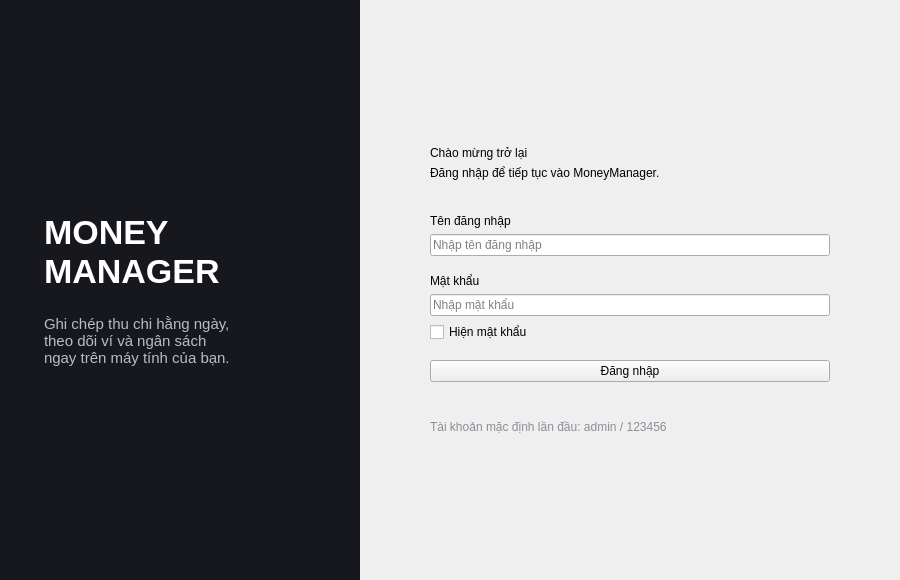
<?xml version="1.0" encoding="utf-8"?>
<ui version="4.0">
 <class>LoginWindow</class>
 <widget class="QWidget" name="LoginWindow">
  <property name="geometry">
   <rect>
    <x>0</x>
    <y>0</y>
    <width>900</width>
    <height>580</height>
   </rect>
  </property>
  <property name="minimumSize">
   <size>
    <width>760</width>
    <height>520</height>
   </size>
  </property>
  <property name="windowTitle">
   <string>MoneyManager - Đăng nhập</string>
  </property>
  <layout class="QHBoxLayout" name="rootLayout" stretch="4,6">
   <property name="spacing">
    <number>0</number>
   </property>
   <property name="leftMargin">
    <number>0</number>
   </property>
   <property name="topMargin">
    <number>0</number>
   </property>
   <property name="rightMargin">
    <number>0</number>
   </property>
   <property name="bottomMargin">
    <number>0</number>
   </property>
   <item>
    <widget class="QFrame" name="brandPanel">
     <property name="minimumSize">
      <size>
       <width>330</width>
       <height>0</height>
      </size>
     </property>
     <property name="styleSheet">
      <string notr="true">QFrame { background: #17181d; }
QLabel { color: white; background: transparent; }</string>
     </property>
     <layout class="QVBoxLayout" name="brandLayout">
      <property name="leftMargin">
       <number>44</number>
      </property>
      <property name="topMargin">
       <number>44</number>
      </property>
      <property name="rightMargin">
       <number>44</number>
      </property>
      <property name="bottomMargin">
       <number>44</number>
      </property>
      <item>
       <spacer name="brandTopSpacer">
        <property name="orientation">
         <enum>Qt::Vertical</enum>
        </property>
        <property name="sizeHint">
         <size>
          <width>20</width>
          <height>40</height>
         </size>
        </property>
       </spacer>
      </item>
      <item>
       <widget class="QLabel" name="brandLabel">
        <property name="styleSheet">
         <string notr="true">font-size: 34px; font-weight: 800; color: white;</string>
        </property>
        <property name="text">
         <string>MONEY
MANAGER</string>
        </property>
       </widget>
      </item>
      <item>
       <spacer name="brandGap">
        <property name="orientation">
         <enum>Qt::Vertical</enum>
        </property>
        <property name="sizeType">
         <enum>QSizePolicy::Fixed</enum>
        </property>
        <property name="sizeHint">
         <size>
          <width>20</width>
          <height>18</height>
         </size>
        </property>
       </spacer>
      </item>
      <item>
       <widget class="QLabel" name="sloganLabel">
        <property name="styleSheet">
         <string notr="true">font-size: 15px; color: #b9bcc5;</string>
        </property>
        <property name="text">
         <string>Ghi chép thu chi hằng ngày,
theo dõi ví và ngân sách
ngay trên máy tính của bạn.</string>
        </property>
       </widget>
      </item>
      <item>
       <spacer name="brandBottomSpacer">
        <property name="orientation">
         <enum>Qt::Vertical</enum>
        </property>
        <property name="sizeHint">
         <size>
          <width>20</width>
          <height>40</height>
         </size>
        </property>
       </spacer>
      </item>
     </layout>
    </widget>
   </item>
   <item>
    <widget class="QWidget" name="formPanel">
     <layout class="QVBoxLayout" name="formLayout">
      <property name="leftMargin">
       <number>70</number>
      </property>
      <property name="topMargin">
       <number>54</number>
      </property>
      <property name="rightMargin">
       <number>70</number>
      </property>
      <property name="bottomMargin">
       <number>54</number>
      </property>
      <item>
       <spacer name="formTopSpacer">
        <property name="orientation">
         <enum>Qt::Vertical</enum>
        </property>
        <property name="sizeHint">
         <size>
          <width>20</width>
          <height>40</height>
         </size>
        </property>
       </spacer>
      </item>
      <item>
       <widget class="QLabel" name="titleLabel">
        <property name="text">
         <string>Chào mừng trở lại</string>
        </property>
       </widget>
      </item>
      <item>
       <widget class="QLabel" name="subtitleLabel">
        <property name="text">
         <string>Đăng nhập để tiếp tục vào MoneyManager.</string>
        </property>
       </widget>
      </item>
      <item>
       <spacer name="titleGap">
        <property name="orientation">
         <enum>Qt::Vertical</enum>
        </property>
        <property name="sizeType">
         <enum>QSizePolicy::Fixed</enum>
        </property>
        <property name="sizeHint">
         <size>
          <width>20</width>
          <height>28</height>
         </size>
        </property>
       </spacer>
      </item>
      <item>
       <widget class="QLabel" name="usernameLabel">
        <property name="text">
         <string>Tên đăng nhập</string>
        </property>
       </widget>
      </item>
      <item>
       <widget class="QLineEdit" name="usernameInput">
        <property name="placeholderText">
         <string>Nhập tên đăng nhập</string>
        </property>
        <property name="clearButtonEnabled">
         <bool>true</bool>
        </property>
       </widget>
      </item>
      <item>
       <spacer name="usernameGap">
        <property name="orientation">
         <enum>Qt::Vertical</enum>
        </property>
        <property name="sizeType">
         <enum>QSizePolicy::Fixed</enum>
        </property>
        <property name="sizeHint">
         <size>
          <width>20</width>
          <height>12</height>
         </size>
        </property>
       </spacer>
      </item>
      <item>
       <widget class="QLabel" name="passwordLabel">
        <property name="text">
         <string>Mật khẩu</string>
        </property>
       </widget>
      </item>
      <item>
       <widget class="QLineEdit" name="passwordInput">
        <property name="echoMode">
         <enum>QLineEdit::Password</enum>
        </property>
        <property name="placeholderText">
         <string>Nhập mật khẩu</string>
        </property>
       </widget>
      </item>
      <item>
       <widget class="QCheckBox" name="showPasswordCheck">
        <property name="text">
         <string>Hiện mật khẩu</string>
        </property>
       </widget>
      </item>
      <item>
       <spacer name="loginGap">
        <property name="orientation">
         <enum>Qt::Vertical</enum>
        </property>
        <property name="sizeType">
         <enum>QSizePolicy::Fixed</enum>
        </property>
        <property name="sizeHint">
         <size>
          <width>20</width>
          <height>12</height>
         </size>
        </property>
       </spacer>
      </item>
      <item>
       <widget class="QPushButton" name="loginButton">
        <property name="text">
         <string>Đăng nhập</string>
        </property>
       </widget>
      </item>
      <item>
       <widget class="QLabel" name="messageLabel">
        <property name="styleSheet">
         <string notr="true">color: #b42318;</string>
        </property>
        <property name="text">
         <string></string>
        </property>
        <property name="wordWrap">
         <bool>true</bool>
        </property>
       </widget>
      </item>
      <item>
       <spacer name="hintGap">
        <property name="orientation">
         <enum>Qt::Vertical</enum>
        </property>
        <property name="sizeType">
         <enum>QSizePolicy::Fixed</enum>
        </property>
        <property name="sizeHint">
         <size>
          <width>20</width>
          <height>12</height>
         </size>
        </property>
       </spacer>
      </item>
      <item>
       <widget class="QLabel" name="hintLabel">
        <property name="styleSheet">
         <string notr="true">color: #8b8e96; font-size: 12px;</string>
        </property>
        <property name="text">
         <string>Tài khoản mặc định lần đầu: admin / 123456</string>
        </property>
       </widget>
      </item>
      <item>
       <spacer name="formBottomSpacer">
        <property name="orientation">
         <enum>Qt::Vertical</enum>
        </property>
        <property name="sizeHint">
         <size>
          <width>20</width>
          <height>40</height>
         </size>
        </property>
       </spacer>
      </item>
     </layout>
    </widget>
   </item>
  </layout>
 </widget>
 <resources />
 <connections />
</ui>
